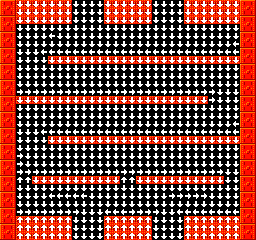

A level layout from a 2D game, rendered from its tile map. Below: a short description, then the map file with tile-grid data replaced by summaries:
An orthogonal 32x30 tile map with 8x8 px tiles, 2 tile layers (BuildLayer, DirectionalLayer), 2 hidden layers not drawn, 4 tilesets.

<map version="1.10" tiledversion="1.10.2" orientation="orthogonal" renderorder="right-down" width="32" height="30" tilewidth="8" tileheight="8" infinite="0" nextlayerid="5" nextobjectid="1">
 <editorsettings>
  <export target="../../BubbleBobble/Assets/Levels/Level6.json" format="json" />
 </editorsettings>
 <properties>
  <property name="ShadowColor" type="color" value="#ff63638c" />
 </properties>
 <tileset firstgid="1" source="MapBlocks.tsx" />
 <tileset firstgid="513" source="Collisions.tsx" />
 <tileset firstgid="521" source="Directions.tsx" />
 <tileset firstgid="525" source="MapShadows.tsx" />
 <layer id="1" name="BuildLayer" width="32" height="30">
  <properties>
   <property name="Enemies">ZenChan_25_7_-1
Maita_21_12_-1
ZenChan_27_17_-1
Maita_16_17_1
END</property>
   <property name="Items" value="" />
  </properties>
  <data>[960 cells, 334 non-empty, 5 distinct tile ids]</data>
 </layer>
 <layer id="2" name="CollisionLayer" width="32" height="30" visible="0">
  <data>[960 cells, 210 non-empty, 3 distinct tile ids]</data>
 </layer>
 <layer id="3" name="DirectionalLayer" width="32" height="30">
  <data>[960 cells, 840 non-empty, 4 distinct tile ids]</data>
 </layer>
 <layer id="4" name="ShadowLayer" width="32" height="30" visible="0">
  <properties>
   <property name="ShadowColor" type="color" value="#ff8c0000" />
  </properties>
  <data>[960 cells, 155 non-empty, 6 distinct tile ids]</data>
 </layer>
</map>
